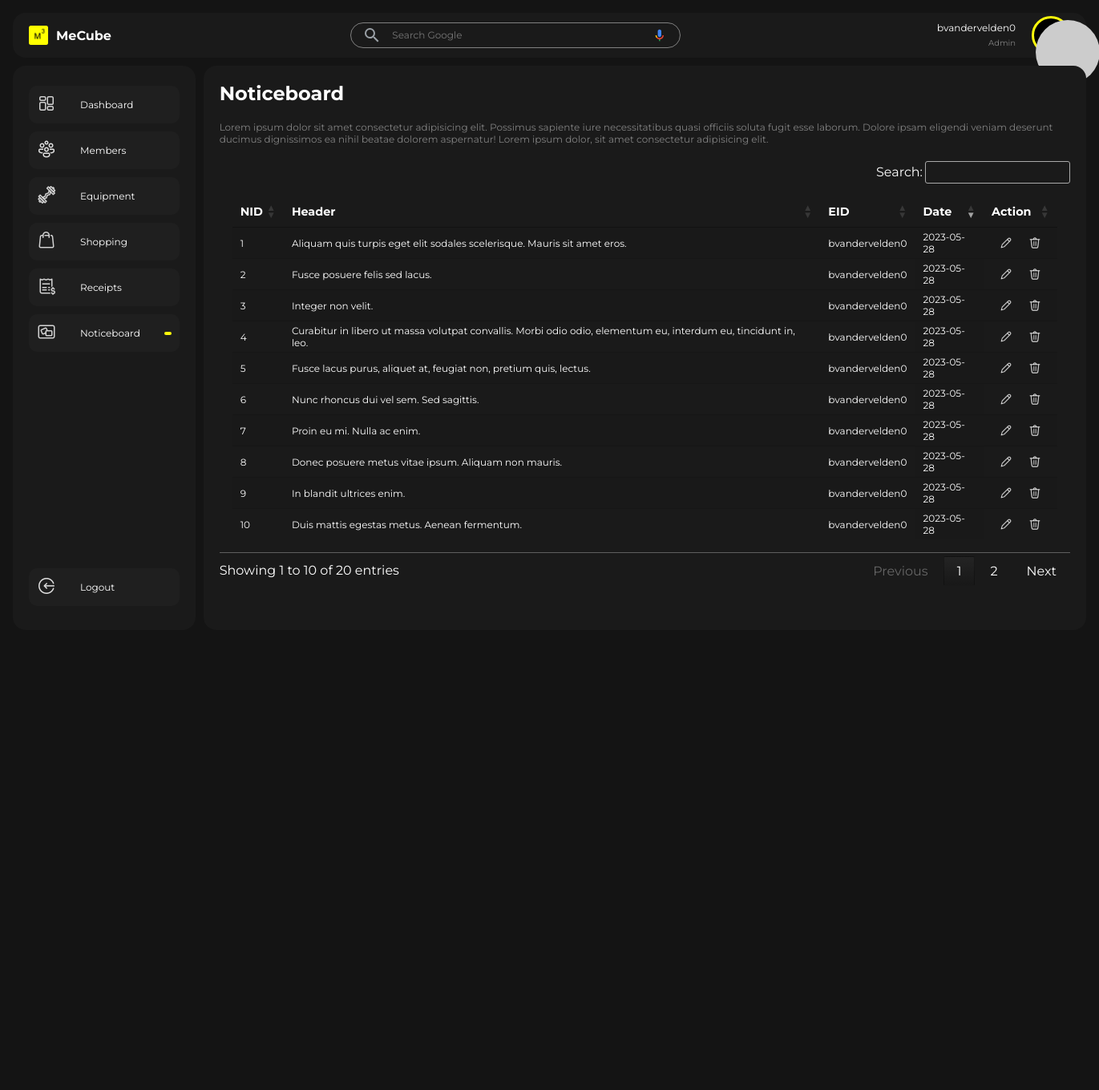
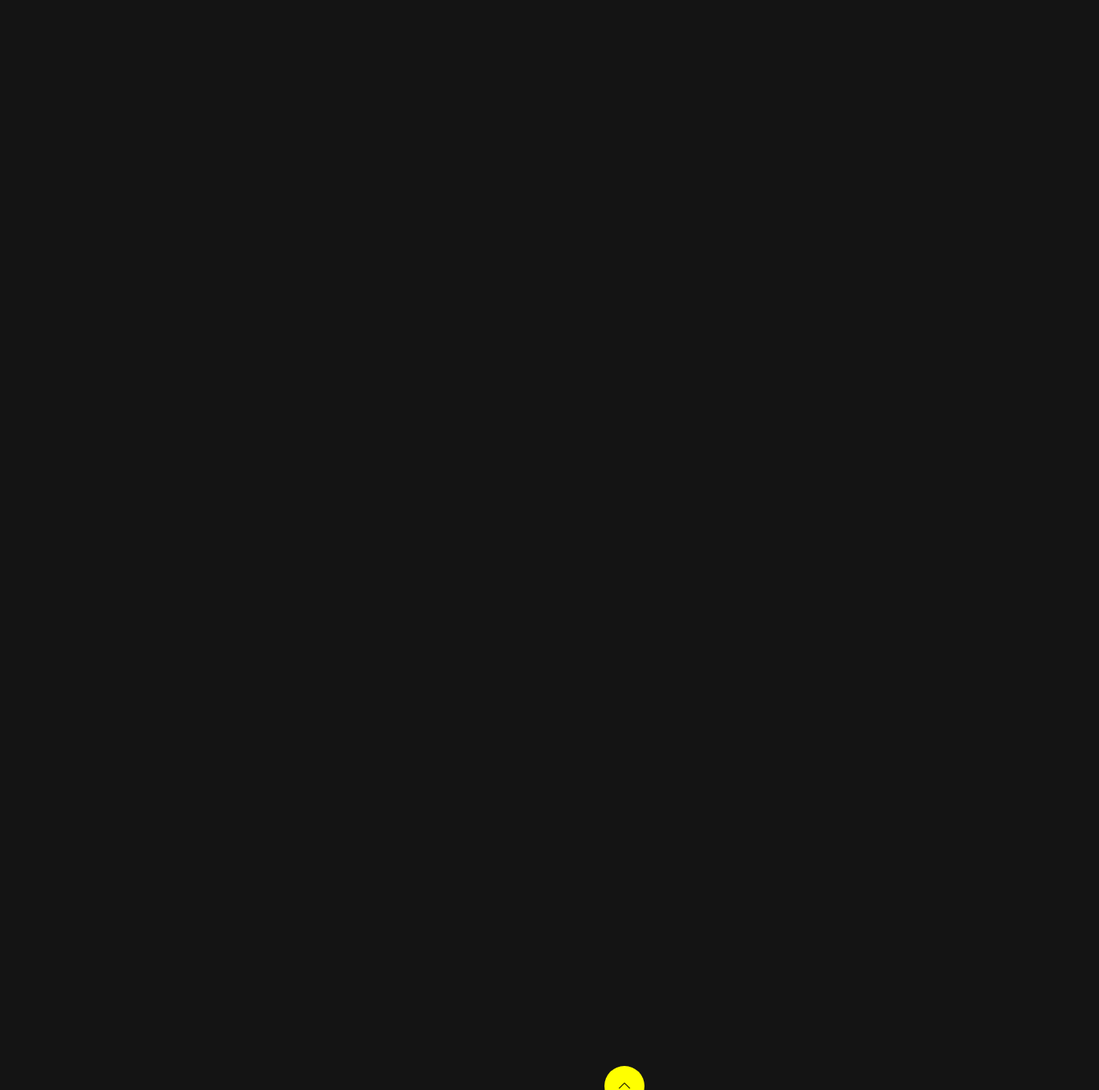
The page /noticeboard.php (signed in) on the database its author committed (2 pictures, top to bottom).
### tables this page shows
CREATE TABLE `noticeboard` (
  `id` int(11) NOT NULL,
  `header` varchar(255) DEFAULT NULL,
  `paragraph` varchar(255) DEFAULT NULL,
  `image` varchar(255) DEFAULT NULL,
  `eid` int(11) DEFAULT NULL,
  `regdate` date DEFAULT curdate()
);

CREATE TABLE `member` (
  `id` int(11) NOT NULL,
  `firstname` varchar(255) DEFAULT NULL,
  `lastname` varchar(255) DEFAULT NULL,
  `gender` varchar(5) NOT NULL,
  `email` varchar(255) DEFAULT NULL,
  `username` varchar(255) DEFAULT NULL,
  `password` varchar(255) DEFAULT NULL,
  `rid` int(11) DEFAULT NULL,
  `sid` int(11) DEFAULT NULL,
  `regdate` date DEFAULT curdate()
);

### noticeboard.php (the view, shortened to what this page needs)
<?php
if (isset($_SESSION['username'])) {
    $logged_username = $_SESSION['username'];
} else {
    header("Location: login-check.php");
}
?>
<?php
    include('server/conn.php');
    $sql = "SELECT n.id, n.header, n.paragraph, n.image, m.username, n.regdate FROM noticeboard n INNER JOIN member m ON n.eid=m.id";
    $result = mysqli_query($conn, $sql);
?>
<!DOCTYPE html>
<html lang="en">
<head>
    <link rel="stylesheet" type="text/css" href="https://cdn.datatables.net/1.13.2/css/jquery.dataTables.min.css" />
    <link rel="stylesheet" href="css/preloader.css">
    <link rel="stylesheet" href="css/search.css">
    <link rel="stylesheet" href="css/noticeboard.css">
</head>
<body>
    <main>
        <div class="top">
            <div class="logo">
                <img src="img/logo/doubleColored.png" alt="">
                <h1>MeCube</h1>
            </div>
            <div class="search">
                <div class="searchbar">
                    <div class="searchbar-wrapper">
                        <div class="searchbar-left">
                            <div class="search-icon-wrapper">
                                <span class="search-icon searchbar-icon">
                                    <svg xmlns="http://www.w3.org/2000/svg" viewBox="0 0 24 24">
                                        <path d="M15.5 14h-.79l-.28-.27A6.471 6.471 0 0 0 16 9.5 6.5 6.5 0 1 0 9.5 16c1.61 0 3.09-.59 4.23-1.57l.27.28v.79l5 4.99L20.49 19l-4.99-5zm-6 0C7.01 14 5 11.99 5 9.5S7.01 5 9.5 5 14 7.01 14 9.5 11.99 14 9.5 14z">
                                        </path>
                                    </svg>
                                </span>
                            </div>
                        </div>
                        <div class="searchbar-center">
                            <div class="searchbar-input-spacer"></div>
                            <input type="text" class="searchbar-input" maxlength="2048" name="q" autocapitalize="off" autocomplete="off" title="Search" role="combobox" placeholder="Search Google">
                        </div>
                        <div class="searchbar-right">
                        </div>
                    </div>
                </div>
            </div>
            <div class="loggeduser">
                    <div class="userdetails">
                        <p><?php echo $logged_username ?></p>
                        <span>Admin</span>
                    </div>
                    <div class="useravator">
                        <img src="https://api.dicebear.com/6.x/notionists-neutral/svg?seed=<?php echo $logged_username ?>&radius=50&backgroundColor=ffdfbf" alt="avator">
                    </div>
            </div>
        </div>
        <div class="bottom">
            <div class="sidenav">
                <div class="links">
                    <a href="dashboard.php">
                        <div class="icon"><img src="img/icons/icons8_dashboard_layout_24px.png" alt=""></div>
                        <p>Dashboard</p>
                    </a>
                    <a href="member.php" >
                        <div class="icon"><img src="img/icons/icons8_conference_24px_1.png" alt=""></div>
                        <p>Members</p>
                    </a>
                    <a href="equipment.php">
                        <div class="icon"><img src="img/icons/icons8_ez_curl_bar_24px.png" alt=""></div>
                        <p>Equipment</p>
                    </a>
                    <a href="store.php">
                        <div class="icon"><img src="img/icons/icons8_shopping_bag_24px.png" alt=""></div>
                        <p>Shopping</p>
                    </a>
                    <a href="receipt.php">
                        <div class="icon"><img src="img/icons/icons8_receipt_dollar_24px.png" alt=""></div>
                        <p>Receipts</p>
                    </a>
                    <a href="noticeboard.php" class="init">
                        <div class="icon"><img src="img/icons/icons8_noticeboard_24px_1.png" alt=""></div>
                        <p>Noticeboard</p>
                    </a>
                </div>
                <div class="logout">
                    <div class="links">
                        <a href="logout.php">
                            <div class="icon"><img src="img/icons/icons8_login_rounded_24px.png" alt=""></div>
                            <p>Logout</p>
                        </a>
                    </div>
                </div>
            </div>
            <div class="content">
                <h2>Noticeboard</h2>
                <p>Lorem ipsum dolor sit amet consectetur adipisicing elit. Possimus sapiente iure necessitatibus quasi officiis soluta fugit esse laborum.
                    Dolore ipsam eligendi veniam deserunt ducimus dignissimos ea nihil beatae dolorem aspernatur! Lorem ipsum dolor, sit amet consectetur
                    adipisicing elit.</p>
                <div class="displayData">
                    <table class="member display" id="member" style="width:100%">
                        <thead>
                            <tr>
                                <th>NID</th>
                                <th>Header</th>
                                <th>EID</th>
                                <th>Date</th>
                                <th>Action</th>
                            </tr>
                        </thead>
                        <tbody>
                        <?php while($notice = mysqli_fetch_assoc($result)){ ?>
                                <tr>
                                <td><?php echo $notice['id']; ?></td>
                                <td><?php echo $notice['header']; ?></td>
                                <td><?php echo $notice['username']; ?></td>
                                <td><?php echo $notice['regdate']; ?></td>
                                <td>
                                    <div class="action">
                                    <a href="?edit=<?php echo $notice['id']; ?>" class="edit"><img src="img/icons/icons8_edit_24px_1.png" alt=""></a>
                                <a href="?delete=<?php echo $notice['id']; ?>" class="delete"><img src="img/icons/icons8_trash_24px_1.png" alt=""></a>
                                    </div>
                                </td>
                                </tr>
                                <?php } ?>
                        </tbody>
                    </table>
                </div>
        </div>
    </main>
    <div class="tray-key" id="tray-key"><img src="img/icons/icons8_collapse_arrow_24px.png" alt=""></div>
</body>
</html>

### css/search.css (style rules this page uses)
.searchbar { font-size: 12px; font-family: arial, sans-serif; color: #202124; display: -webkit-box; display: -ms-flexbox; display: flex; z-index: 3; height: auto; background: #1A1A1A; border: 1px solid gray; -webkit-box-shadow: none; box-shadow: none; border-radius: 24px; margin: 0 auto; width: auto; max-width: 30vw; }
.searchbar-wrapper { -webkit-box-flex: 1; -ms-flex: 1; flex: 1; display: -webkit-box; display: -ms-flexbox; display: flex; padding: 5px 8px 0 14px; }
.searchbar-left { font-size: 12px; font-family: arial, sans-serif; color: #202124; display: -webkit-box; display: -ms-flexbox; display: flex; -webkit-box-align: center; -ms-flex-align: center; align-items: center; padding-right: 13px; margin-top: -5px; }
.search-icon { margin-top: 3px; color: #9aa0a6; height: 12px; line-height: 16px; width: 20px; }
.searchbar-icon { display: inline-block; fill: currentColor; height: 16px; line-height: 16px; position: relative; width: 24px; }
.searchbar-center { display: -webkit-box; display: -ms-flexbox; display: flex; -webkit-box-flex: 1; -ms-flex: 1; flex: 1; -ms-flex-wrap: wrap; flex-wrap: wrap; }
.searchbar-input-spacer { color: transparent; -webkit-box-flex: 100%; -ms-flex: 100%; flex: 100%; white-space: pre; height: 24px; font-size: 12px; }
.searchbar-input { background-color: transparent; border: none; margin: 0; padding: 0; color: rgba(255, 255, 255, .87); word-wrap: break-word; outline: none; display: -webkit-box; display: -ms-flexbox; display: flex; -webkit-box-flex: 100%; -ms-flex: 100%; flex: 100%; margin-top: -27px; height: 24px; font-size: 12px; max-width: 100%; width: 100%; }
.searchbar-right { display: -webkit-box; display: -ms-flexbox; display: flex; -webkit-box-flex: 0; -ms-flex: 0 0 auto; flex: 0 0 auto; margin-top: -5px; -webkit-box-align: stretch; -ms-flex-align: stretch; align-items: stretch; -webkit-box-orient: horizontal; -webkit-box-direction: normal; -ms-flex-direction: row; flex-direction: row }
.voice-search { -webkit-box-flex: 1; -ms-flex: 1 0 auto; flex: 1 0 auto; display: -webkit-box; display: -ms-flexbox; display: flex; cursor: pointer; -webkit-box-align: center; -ms-flex-align: center; align-items: center; border: 0; background: transparent; outline: none; padding: 0 8px; width: 2.8em; }

### rows shown on the page
noticeboard: id "1", header "Aliquam quis turpis eget elit sodales scelerisque. Mauris sit amet eros.", eid.username "bvandervelden0", regdate "2023-05-28"
noticeboard: id "2", header "Fusce posuere felis sed lacus.", eid.username "bvandervelden0", regdate "2023-05-28"
noticeboard: id "3", header "Integer non velit.", eid.username "bvandervelden0", regdate "2023-05-28"
noticeboard: id "4", header "Curabitur in libero ut massa volutpat convallis. Morbi odio odio, elementum eu, interdum eu, tincidunt in, leo.", eid.username "bvandervelden0", regdate "2023-05-28"
noticeboard: id "5", header "Fusce lacus purus, aliquet at, feugiat non, pretium quis, lectus.", eid.username "bvandervelden0", regdate "2023-05-28"
noticeboard: id "6", header "Nunc rhoncus dui vel sem. Sed sagittis.", eid.username "bvandervelden0", regdate "2023-05-28"
noticeboard: id "7", header "Proin eu mi. Nulla ac enim.", eid.username "bvandervelden0", regdate "2023-05-28"
noticeboard: id "8", header "Donec posuere metus vitae ipsum. Aliquam non mauris.", eid.username "bvandervelden0", regdate "2023-05-28"
noticeboard: id "9", header "In blandit ultrices enim.", eid.username "bvandervelden0", regdate "2023-05-28"
noticeboard: id "10", header "Duis mattis egestas metus. Aenean fermentum.", eid.username "bvandervelden0", regdate "2023-05-28"

### other values the page prints
$logged_username "bvandervelden0"
